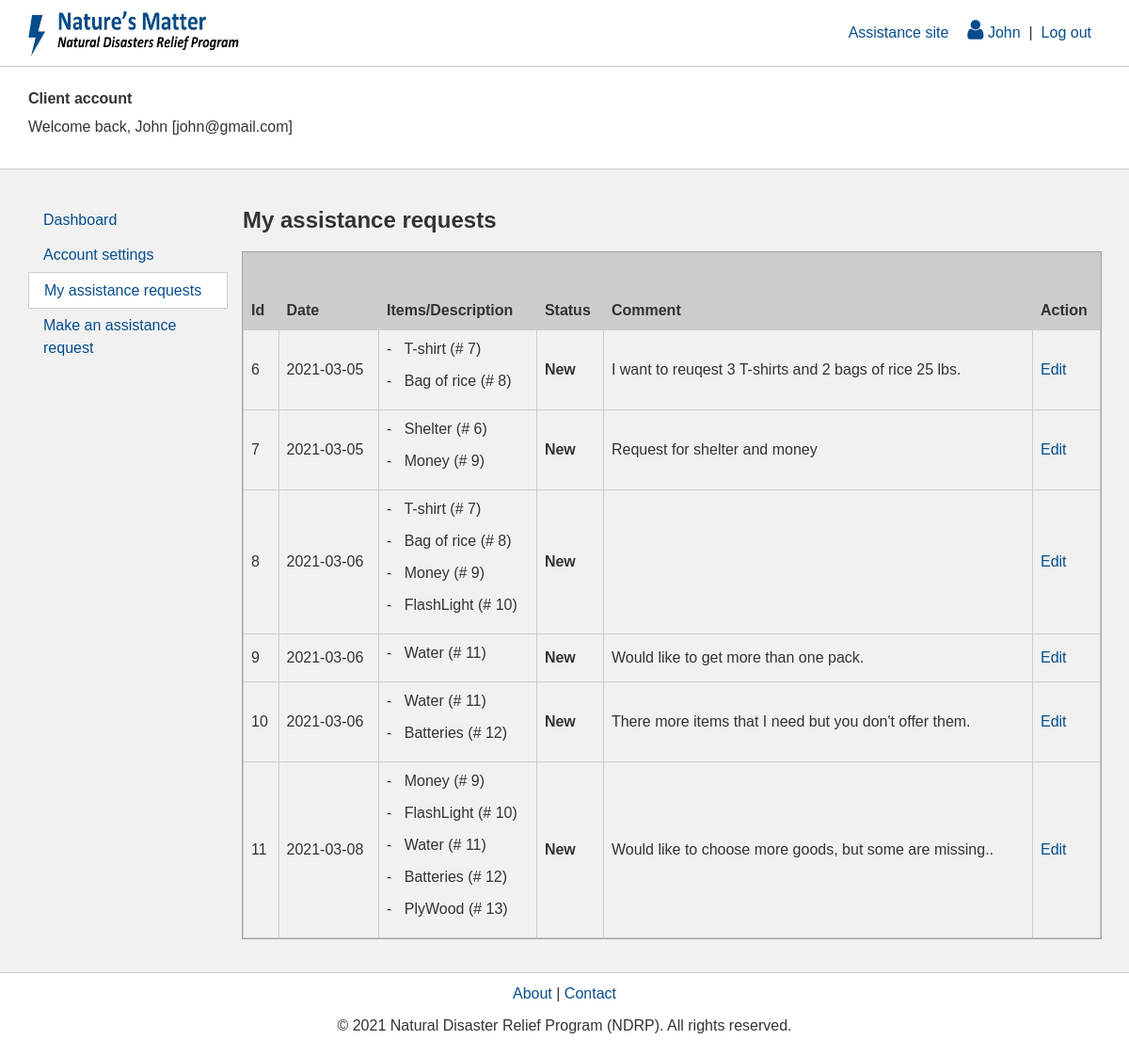
Page /account/assistance/my-assistance-requests.php (signed in) on the committed database.
### tables this page shows
CREATE TABLE `assistance_request` (
  `ass_req_id` int(11) NOT NULL,
  `ass_req_date` date NOT NULL,
  `ass_req_status_id` tinyint(4) NOT NULL,
  `ass_req_comment` varchar(700) NOT NULL,
  `cli_id` int(11) NOT NULL,
  `emp_id` int(11) DEFAULT NULL
);

CREATE TABLE `assistance_request_product` (
  `ass_req_id` int(11) NOT NULL,
  `prod_id` int(11) NOT NULL
);

CREATE TABLE `product` (
  `prod_id` int(11) NOT NULL,
  `prod_name` varchar(160) NOT NULL,
  `prod_desc` varchar(700) NOT NULL,
  `prod_type_id` tinyint(4) NOT NULL,
  `prod_status_id` tinyint(4) NOT NULL,
  `prod_price` decimal(6,2) NOT NULL,
  `prod_date` date NOT NULL,
  `cat_id` int(11) NOT NULL,
  `emp_id` int(11) NOT NULL
);

### business/assistance-request.php (called while the page is built, shortened)
<?php
class AssistanceRequest{
	private $id;
    private $date;
    private $statusId;
    private $comment;
    private $product;
    function __construct() {
        $this->id = null;
        $this->date = null;
        $this->statusId = null;
        $this->comment = "";
        $this->product = [];
    }
    public function setId($id) {
        $this->id = $id;
    }
    public function getId() {
        return $this->id;
    }
    public function setDate($date) {
        $this->date = $date;
    }
    public function getDate() {
        return $this->date;
    }
    public function setStatusId($statusId) {
        $this->statusId = $statusId;
    }
    public function getStatusId() {
        return $this->statusId;
    }
    public function setComment($comment) {
        $this->comment = $comment;
    }
    public function getComment() {
        return $this->comment;
    }
    public function setProduct($product) {
        $this->product[] = $product;
    }
    public function getProducts() {
        return $this->product;
    }
} ?>

### data/assistance-request-db.php (called while the page is built, shortened)
<?php
class AssistanceRequestDB{
    public static function selectAssistanceRequests() {
        $reqs = [];
        $pdo = DbConnect::getConnection();
        $sql = "SELECT * FROM assistance_request WHERE 1";
        $stmt = $pdo->prepare($sql);
        if ($stmt->execute()) {
            $reqData = $stmt->fetchAll();
            if (count($reqData) > 0) {
                foreach ($reqData as $v) {
                    $req = new AssistanceRequest();
                    $req->setId($v["ass_req_id"]);
                    $req->setDate($v["ass_req_date"]);
                    $req->setStatusId($v["ass_req_status_id"]);
                    $req->setComment($v["ass_req_comment"]);
                    $client = new Client();
                    $client->setId($v["cli_id"]);
                    $req->setClient($client);
                    $emp = new Employee();
                    $emp->setId($v["emp_id"]);
                    $req->setEmployee($emp);
                    $sql = "SELECT * FROM assistance_request_product AS arp
                        INNER JOIN product AS p ON arp.prod_id = p.prod_id
                        WHERE arp.ass_req_id=?";
                    $stmt = $pdo->prepare($sql);
                    if ($stmt->execute([$v["ass_req_id"]])) {
                        $prodData = $stmt->fetchAll();
                        if (count($prodData) > 0) {
                            foreach ($prodData as $val) {
                                $product = new Product();
                                $product->setId($val["prod_id"]);
                                $product->setName($val["prod_name"]);
                                $product->setDesc($val["prod_desc"]);
                                $product->setTypeId($val["prod_type_id"]);
                                $product->setStatusId($val["prod_status_id"]);
                                $product->setPrice($val["prod_price"]);
                                $product->setDate($val["prod_date"]);
                                $product->setCatId($val["cat_id"]);
                                $product->setEmpId($val["emp_id"]);
                                $req->setProduct($product);
                            }
                        }
                    }
                    $reqs[$v["ass_req_id"]] = $req;
                }
            }
        }
        return $reqs;
    }
} ?>

### controller/assistance-request-controller.php (called while the page is built, shortened)
<?php
include App::FULL_DIR."/data/user-db.php";
include App::FULL_DIR."/business/product.php";
include App::FULL_DIR."/data/product-db.php";
include App::FULL_DIR."/business/assistance-request.php";
include App::FULL_DIR."/data/assistance-request-db.php";
class AssistanceRequestController{
	public static function setContent(){
		$uriParts = pathinfo($_SERVER["REQUEST_URI"]);
		if ($uriParts['filename'] == "add-assistance-request"){
			App::$aside = "Add";
			$filter = "prod_status_id = ?";
			$param = [ProductDB::selectStatus("Active")];
			self::$products = ProductDB::selectProducts($filter, $param);
		} else if ($uriParts['filename'] == "my-assistance-requests"){
			self::$assReqs = AssistanceRequestDB::selectAssistanceRequests();
		} else if ($uriParts['filename'] == "assistance-requests"){
			App::$aside = "Ass";
			self::$statuses = AssistanceRequestDB::selectStatuses();
			self::$assReqs = AssistanceRequestDB::selectAssistanceRequests();
		}
	}
	public static function execRequest(){
		self::setContent();
	}
}
AssistanceRequestController::execRequest();
?>

### business/product.php (called while the page is built, shortened)
<?php
class Product{
	private $id;
    private $name;
    function __construct() {
        $this->id = null;
        $this->name = "";
    }
    public function setId($id) {
        $this->id = $id;
    }
    public function getId() {
        return $this->id;
    }
    public function setName($name) {
        $this->name = $name;
    }
    public function getName() {
        return $this->name;
    }
} ?>

### account/assistance/my-assistance-requests.php (the view, shortened to what this page needs)
<?php
include App::FULL_DIR."/controller/assistance-request-controller.php";
include App::FULL_DIR."/account/include/header.php"
?>
<main>
    <section class="acc-content">
        <section id="acc-aside">
        	<?php include App::FULL_DIR."/account/include/side-bar.php" ?>
        </section>
        <section id="acc-content-area">
        	<h1>My assistance requests</h1>
            <table>
                <tr>
                    <th colspan="7">&nbsp;</th>
                </tr>
                <tr>
                  <th>Id</th>
                  <th>Date</th>
                  <th colspan="2">Items/Description</th>
                  <th>Status</th>
                  <th>Comment</th>
                  <th colspan="2">Action</th>
                </tr>
                <?php if ( count(AssistanceRequestController::$assReqs) > 0) {
                    foreach (AssistanceRequestController::$assReqs as $k => $v){ ?>
                      <tr>
                        <td><?php echo AssistanceRequestController::$assReqs[$k]->getId(); ?></td>
                        <td><?php echo AssistanceRequestController::$assReqs[$k]->getDate(); ?></td>
                        <td colspan="2">
                          <ul>
                            <?php $i = 0;
                              $products = AssistanceRequestController::$assReqs[$k]->getProducts();
                              foreach ($products as $val){ $i++ ?>
                               <li>
                                <p>- &nbsp; <?php echo $val->getName()." (# ".$val->getId().") "; ?></p>
                              </li>
                            <?php } ?>
                          </ul>
                        </td>
                        <td>
                          <strong>
                            <?php echo AssistanceRequestController::$statuses[AssistanceRequestController::$assReqs[$k]->getStatusId()]; ?>
                          </strong>
                        </td>
                        <td><?php echo AssistanceRequestController::$assReqs[$k]->getComment(); ?></td>
                        <td>
                          <a href="<?php echo App::FULL_URL; ?>/account/assistance/edit-assistance-request.php?assReqId=<?php echo AssistanceRequestController::$assReqs[$k]->getId(); ?>">Edit</a>
                        </td>
                        </tr>
                    <?php } ?>
                <?php }else{ ?>
                    <tr>
                      <td colspan="7">You have not added any assistance request yet.</td>
                    </tr>
                <?php } ?>
            </table>
        </section><br>
    </section>
</main>
<?php include App::FULL_DIR."/include/footer.php" ?>

### css/global.css (style rules this page uses)
html, body, div, span, applet, object, iframe, h1, h2, h3, h4, h5, h6, p, blockquote, pre, a, abbr, acronym, address, big, cite, code, del, dfn, em, img, ins, kbd, q, s, samp, small, strike, strong, sub, sup, tt, var, b, u, i, center, dl, dt, dd, ol, ul, li, fieldset, form, label, legend, table, caption, tbody, tfoot, thead, tr, th, td, article, aside, canvas, details, embed, figure, figcaption, footer, header, hgroup, menu, nav, output, ruby, section, summary, time, mark, audio, video { margin: 0; padding: 0; border: 0; font-size: 100%; font: inherit; vertical-align: baseline; }
article, aside, details, figcaption, figure, footer, header, hgroup, menu, nav, section { display: block; }
body { line-height: 1; }
ol, ul { list-style: none; }
table { border-collapse: collapse; border-spacing: 0; }
a { text-decoration: none; }
*, *:before, *:after { box-sizing: border-box; }
body { font-family: Arial, Helvetica, sans-serif; font-size: 1em; line-height: 1.5; color: #333333; background-color: #FFFFFF; }
h1 { font-size: 1.5em; font-weight: bold; margin: 0 0 0.7em 0; }
p { margin: 0 0 10px 0; }
strong { font-weight: bold; }
a:link, a:visited, a:hover, a:active { color: #074D8D; text-decoration: none; }
#admin-aside, #acc-aside { float: left; width: 20%; padding-right: 1em; }
#admin-content-area, #acc-content-area { float: left; width: 80%; }
main { background-color: #f1f1f1; border-top: 1px solid #ccc; border-bottom: 1px solid #ccc; padding: 20px 0; }
.main-content, .admin-content, .acc-content { width: 1140px; margin: 0 auto; padding: 1em 0; }
table { outline: 1px solid #A3A3A3; border-collapse: collapse; width: 100%; }
th { background: #ccc; font-weight: bold; }
th, td { border: 1px solid #ccc; text-align: left; padding: .5em; vertical-align: middle; }

### rows in the picture
assistance_request: ass_req_id "6", ass_req_date "2021-03-05", ass_req_status "New", ass_req_comment "I want to reuqest 3 T-shirts and 2 bags of rice 25 lbs."
assistance_request_product: prod.prod_name "T-shirt", prod.prod_id "7"
assistance_request_product: prod.prod_name "Bag of rice", prod.prod_id "8"
assistance_request: ass_req_id "7", ass_req_date "2021-03-05", ass_req_status "New", ass_req_comment "Request for shelter and money"
assistance_request_product: prod.prod_name "Shelter", prod.prod_id "6"
assistance_request_product: prod.prod_name "Money", prod.prod_id "9"
assistance_request: ass_req_id "8", ass_req_date "2021-03-06", ass_req_status "New"
assistance_request_product: prod.prod_name "T-shirt", prod.prod_id "7"
assistance_request_product: prod.prod_name "Bag of rice", prod.prod_id "8"
assistance_request_product: prod.prod_name "Money", prod.prod_id "9"
assistance_request_product: prod.prod_name "FlashLight", prod.prod_id "10"
assistance_request: ass_req_id "9", ass_req_date "2021-03-06", ass_req_status "New", ass_req_comment "Would like to get more than one pack."
assistance_request_product: prod.prod_name "Water", prod.prod_id "11"
assistance_request: ass_req_id "10", ass_req_date "2021-03-06", ass_req_status "New", ass_req_comment "There more items that I need but you don't offer them."
assistance_request_product: prod.prod_name "Water", prod.prod_id "11"
assistance_request_product: prod.prod_name "Batteries", prod.prod_id "12"
assistance_request: ass_req_id "11", ass_req_date "2021-03-08", ass_req_status "New", ass_req_comment "Would like to choose more goods, but some are missing.."
assistance_request_product: prod.prod_name "Money", prod.prod_id "9"
assistance_request_product: prod.prod_name "FlashLight", prod.prod_id "10"
assistance_request_product: prod.prod_name "Water", prod.prod_id "11"
assistance_request_product: prod.prod_name "Batteries", prod.prod_id "12"
assistance_request_product: prod.prod_name "PlyWood", prod.prod_id "13"

### other values in the picture
$_SESSION['user']['firstName'] "John"
$_SESSION['user']['email'] "john@gmail.com"
